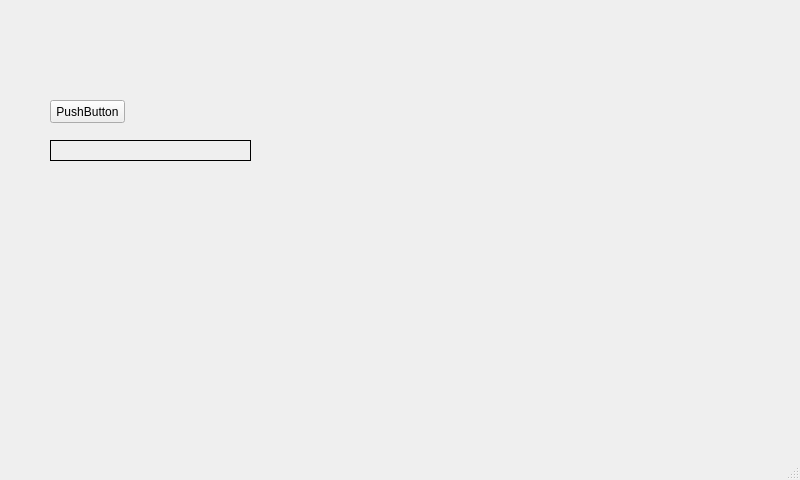
<?xml version="1.0" encoding="UTF-8"?>
<ui version="4.0">
 <class>MainWindow</class>
 <widget class="QMainWindow" name="MainWindow">
  <property name="geometry">
   <rect>
    <x>0</x>
    <y>0</y>
    <width>800</width>
    <height>480</height>
   </rect>
  </property>
  <property name="windowTitle">
   <string>MainWindow</string>
  </property>
  <widget class="QWidget" name="centralwidget">
   <widget class="QPushButton" name="PB_1">
    <property name="geometry">
     <rect>
      <x>50</x>
      <y>100</y>
      <width>75</width>
      <height>23</height>
     </rect>
    </property>
    <property name="text">
     <string>PushButton</string>
    </property>
   </widget>
   <widget class="QLabel" name="LBL_1">
    <property name="geometry">
     <rect>
      <x>50</x>
      <y>140</y>
      <width>201</width>
      <height>21</height>
     </rect>
    </property>
    <property name="frameShape">
     <enum>QFrame::Box</enum>
    </property>
    <property name="text">
     <string/>
    </property>
   </widget>
  </widget>
  <widget class="QMenuBar" name="menubar">
   <property name="geometry">
    <rect>
     <x>0</x>
     <y>0</y>
     <width>800</width>
     <height>21</height>
    </rect>
   </property>
  </widget>
  <widget class="QStatusBar" name="statusbar"/>
 </widget>
 <resources/>
 <connections/>
</ui>
